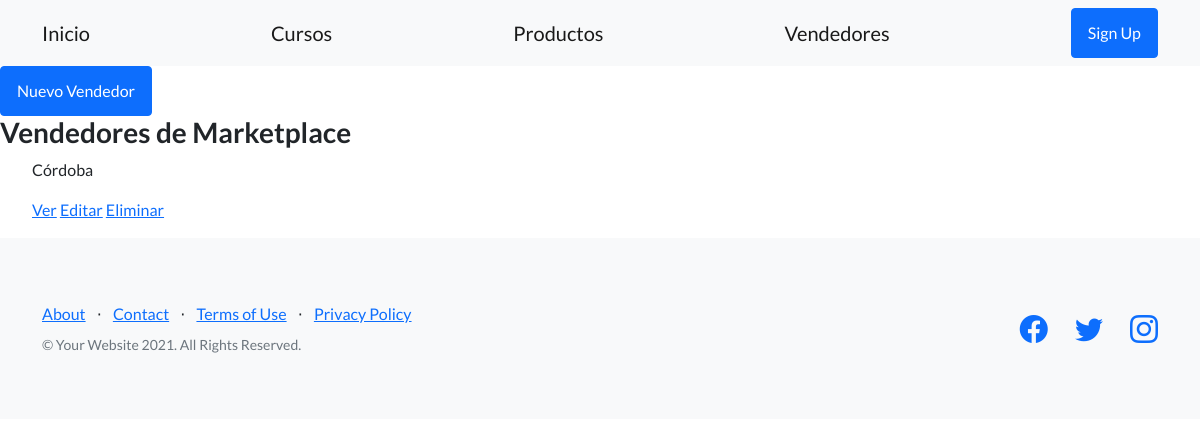
The app's page /AppCoder/vendedores/list/, older data.
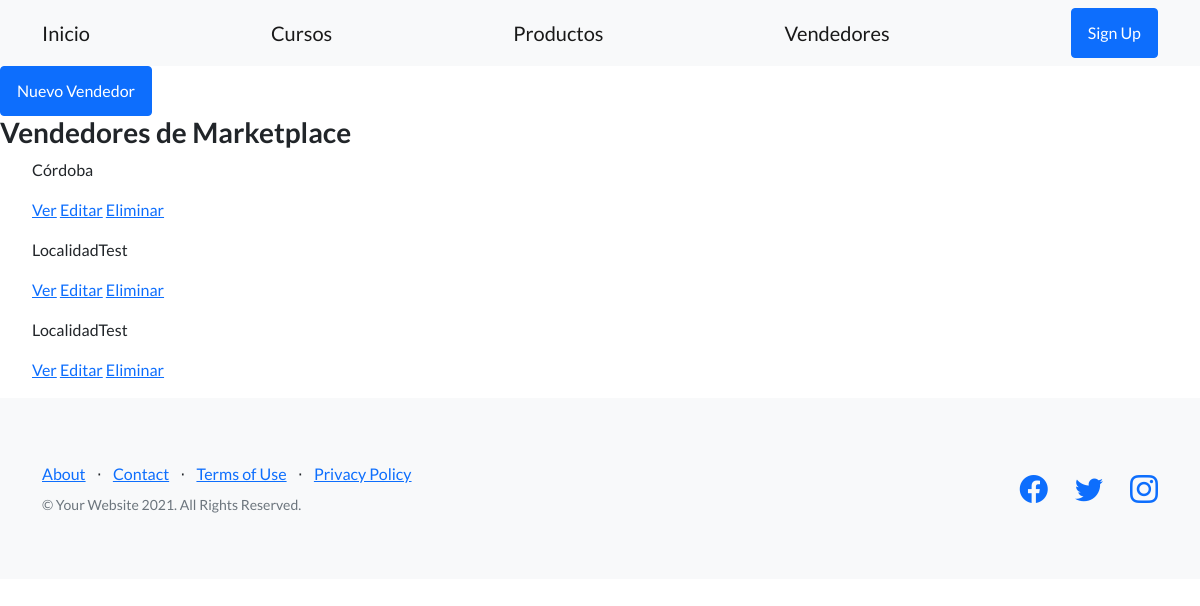
The same page, newer data.
### AppCoder/models.py (models this page shows)
class Vendedores(models.Model):
    localidad=models.CharField(max_length=40)
    tiempo_de_entrega=models.IntegerField()
    calificacion=models.IntegerField()

### AppCoder/views.py (the view)
# urls.py: path('vendedores/list/', views.vendedoresList.as_view(),name='List'),
class vendedoresList (ListView):
    model = Vendedores
    template = 'AppCoder/vendedores_list.html'

### AppCoder/templates/AppCoder/vendedores_list.html
{% extends "AppCoder/padre.html" %}
{% load static %}{
{% block contenidoQueCambia %}
<a class="btn btn-primary" href="{% url 'New' %}">Nuevo Vendedor</a>
<h3> Vendedores de Marketplace</h3>
    <ul>
        {% for vendedores in object_list%}
            <p> {{vendedores.localidad}}</p>
            <p>
                <a href="{% url 'Detail' vendedores.id %}">Ver</a>
                <a href="{% url 'Edit' vendedores.id %}">Editar</a>
                <a href="{% url 'Delete' vendedores.id %}">Eliminar</a>
            </p>
        {%endfor%}
    </ul>
{% endblock %}

Row changes from the older to the newer data that the page shows:
added Vendedores: localidad "LocalidadTest"
added Vendedores: localidad "LocalidadTest"
